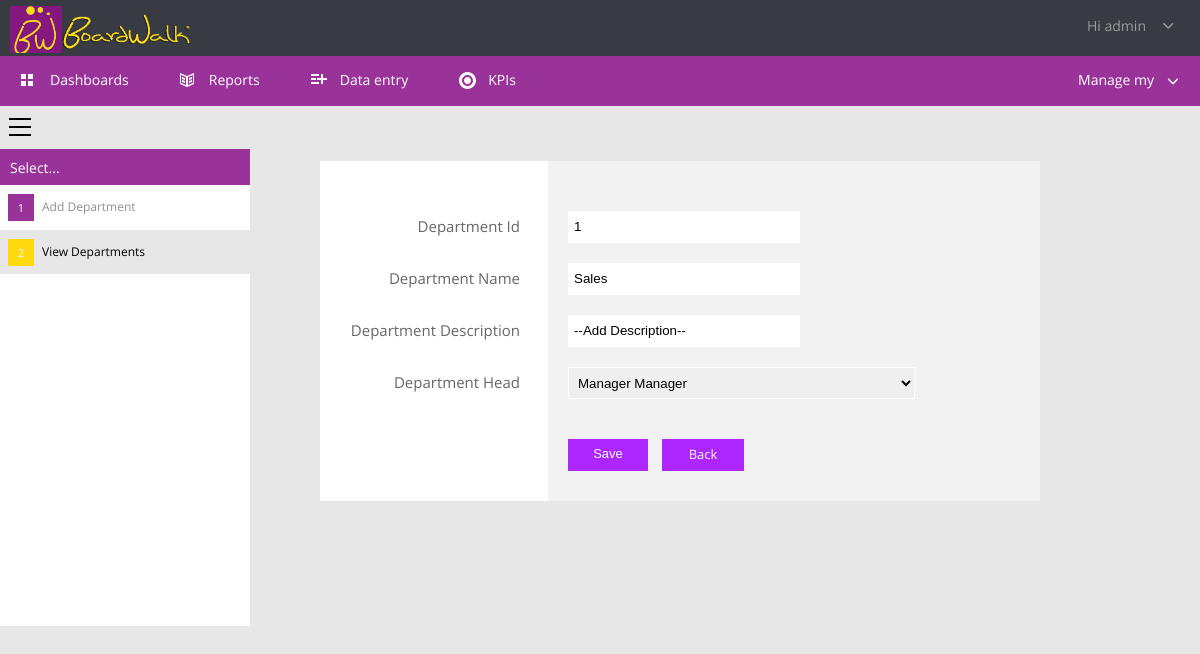
/admin/editdepartments.php?deptId=1 (signed in), run on the app's committed database.
### tables this page shows
CREATE TABLE IF NOT EXISTS `users` (
  `userId` int(11) NOT NULL AUTO_INCREMENT,
  `userFname` varchar(255) NOT NULL,
  `userLname` varchar(255) NOT NULL,
  `userName` varchar(30) NOT NULL,
  `Name` varchar(255) NOT NULL,
  `userEmail` varchar(60) NOT NULL,
  `userPass` varchar(255) NOT NULL,
  `userDate` date NOT NULL,
  `deptId` int(10) NOT NULL,
  `userRole` varchar(255) NOT NULL,
  `userType` int(50) NOT NULL,
  PRIMARY KEY (`userId`),
  UNIQUE KEY `userEmail` (`userEmail`)
);

CREATE TABLE IF NOT EXISTS `departments` (
  `deptId` int(2) NOT NULL AUTO_INCREMENT,
  `deptName` varchar(256) NOT NULL,
  `deptDesc` varchar(512) NOT NULL,
  `deptHead` varchar(256) NOT NULL,
  PRIMARY KEY (`deptId`)
);

### admin/editdepartments.php (the view, shortened to what this page needs)
<?php
    $res=mysql_query("SELECT * FROM users WHERE userId=".$_SESSION['user']);
    $userRow=mysql_fetch_array($res);
?>
<!DOCTYPE html>
<html>
<head>
    <link href="files/css.css" media="print" rel="stylesheet" type="text/css">
    <link href="files/css_003.css" rel="stylesheet" type="text/css">
    <link href="files/css_002.css" rel="stylesheet">
    <link href="files/dark.css" rel="stylesheet">
    <link href="files/blue.css" rel="stylesheet">
    <link href="css/bootstrap2.min.css" rel="stylesheet">
</head>
<body>
    <div class="header-status-bar">
        <span class="company-details" data-is-logo="true" style="background-image:url('logoo.png')"></span>
        <div>
            <a class="profile"><i class="small-profile" data-item-id="84908" data-size="30x30" style=
            "background-image:url('/Shared/_ProfileImage/84908?size=30x30')"></i><span>Hi
            <?php echo $userRow['userName']; ?></span><svg class="init" viewbox="-4 -6 22 22">
            <path d=
            "M1.8,0c0.2,0,0.4,0.1,0.6,0.2L7.2,5l4.7-4.7c0.3-0.3,0.9-0.3,1.2,0c0.2,0.2,0.2,0.4,0.2,0.6s-0.1,0.4-0.2,0.6L7.8,6.8 c-0.3,0.3-0.9,0.3-1.2,0L1.2,1.5c-0.3-0.3-0.3-0.9,0-1.2C1.4,0.1,1.6,0,1.8,0z"
            xmlns="http://www.w3.org/2000/svg">
            </path></svg></a>
        </div>
    </div>
    <div class="tab-menu screen">
        <ul class="tab-menu">
            <li>
                <a href="dashboards.php?deptId=1"><svg class="init">
                <path d="M6,7H1V2h5V7z M13,2H8v5h5V2z M6,9H1v5h5V9z M13,9H8v5h5V9z" xmlns="http://www.w3.org/2000/svg">
                </path></svg><span>Dashboards</span></a>
            </li>
            <li>
                <a href="reports.php?deptId=1"><svg class="init">
                <path d=
                "M8,4L1,1v11l7,3l7-3V1 M8,4 M7,13l-5-2V3l5,2V13z M14,11l-5,2V5l5-2V11z M3,5l3,1v2L3,7V5z M3,8l3,1v2l-3-1V8z M13,7l-3,1 V6l3-1V7z M13,10l-3,1V9l3-1V10z"
                xmlns="http://www.w3.org/2000/svg">
                </path></svg><span>Reports</span></a>
            </li>
            <li>
                <a href="dataentry.php?deptId=1"><svg class="init">
                <path d="M17,8h-4v4h-2V8H7V6h4V2h2v4h4V8z M1,4h8V2H1V4z M1,8h5V6H1V8z M1,12h8v-2H1V12z" xmlns=
                "http://www.w3.org/2000/svg">
                </path></svg><span>Data entry</span></a>
            </li>
            <li>
                <a href="kpi.php?deptId=1"><svg class="init">
                <path d=
                "M9.5,0C4.8,0,1,3.8,1,8.5C1,13.2,4.8,17,9.5,17S18,13.2,18,8.5C18,3.8,14.2,0,9.5,0z M9.5,14C6.5,14,4,11.5,4,8.5 C4,5.5,6.5,3,9.5,3S15,5.5,15,8.5C15,11.5,12.5,14,9.5,14z M13,8.5c0,1.9-1.6,3.5-3.5,3.5S6,10.4,6,8.5S7.6,5,9.5,5S13,6.6,13,8.5z"
                xmlns="http://www.w3.org/2000/svg">
                </path></svg><span>KPIs</span></a>
            </li>
        </ul>
        <div class="manage-my">
            <span>Manage my</span><svg class="init" viewbox="0 -9 24 24">
            <path d=
            "M1.8,0c0.2,0,0.4,0.1,0.6,0.2L7.2,5l4.7-4.7c0.3-0.3,0.9-0.3,1.2,0c0.2,0.2,0.2,0.4,0.2,0.6s-0.1,0.4-0.2,0.6L7.8,6.8 c-0.3,0.3-0.9,0.3-1.2,0L1.2,1.5c-0.3-0.3-0.3-0.9,0-1.2C1.4,0.1,1.6,0,1.8,0z"
            xmlns="http://www.w3.org/2000/svg">
            </path></svg>
        </div>
    </div>
    <div class="columns">
        <div class="columns-row">
            <div class="column-left">
                <a class="menu-button" href="#" title="Select"><svg class="init">
                <path style="fill: black;" d="M23,2H1V0h22V2z M23,8H1v2h22V8z M23,16H1v2h22V16z" xmlns="http://www.w3.org/2000/svg">
                </path></svg></a>
                <h4>Select...</h4>
                <a class="category" href="AddDepartments.php"><b>1</b><span>Add Department</span></a> <a class=
                "category selected"><b>2</b><span>View Departments</span></a>
            </div>
            <div class="column-right">
                <div class="reports-options screen">
                </div>
                <form action="" class="profile-picture surround" method="post">
                    <div class="field-table">
                        <div class="field-row">
                            <label></label>
                            <h3><?php
									$deptId = $_GET['deptId'];
									$sql = mysql_query("SELECT * FROM departments WHERE deptId='$deptId'");
									if(mysql_num_rows($sql) == 0){
										header("Location: viewdepartments.php");
									}else{
										$row = mysql_fetch_assoc($sql);
									}
                                    $oldhead = $row['deptHead'];
									?>
                            </h3>
                        </div>
                        <div class="field-row">
                            <label>Department Id</label>
                            <div>
                                <input name="deptId" placeholder="deptId" readonly type="text" value=
                                "<?php echo $row ['deptId']; ?>">
                            </div>
                        </div>
                        <div class="field-row">
                            <label>Department Name</label>
                            <div>
                                <input name="deptName" placeholder="Department Name" required="" type="text" value=
                                "<?php echo ucfirst($row ['deptName']); ?>" readonly>
                            </div>
                        </div>
                        <div class="field-row">
                            <label>Department Description</label>
                            <div>
                                <input name="deptDesc" placeholder="Description" required="" type="text" value=
                                "<?php echo $row ['deptDesc']; ?>">
                            </div>
                        </div>
                        <div class="field-row" id="deptHead">
                            <label for="deptHead">Department Head</label>
                            <div >
                                <select name="deptHead" id="deptHead">
                                    <?php
                                           echo ' <option value="'.$oldhead.'">'.$oldhead.'</option>
                                           ';
                                    ?>
                                </select>
                            </div>
                        </div>
                        <div class="submit-row">
                            <label>&nbsp;</label>
                            <div>
                                <input class="button-green" name="save" type="submit" value="Save"> <a class=
                                "button-green" href="viewdepartments.php">Back</a>
                            </div>
                        </div>
                    </div>
                </form>
            </div>
        </div>
    </div>
</body>
</html>

### admin/files/css.css (style rules this page uses)
html,body { min-width: 0; background-color: #fff !important; }
body { background-color: #fff !important; }
.screen { visibility: hidden !important; display: none !important; }
div.header-status-bar { height: 60px; padding: 10px 0 0 10px; min-width: 0; background: none; display: block; clear: both; }
div.header-status-bar>span { color: #000; font-size: 20px; width: auto; text-shadow: none; }
div.header-status-bar>div { visibility: hidden; display: none; }

### admin/files/dark.css (style rules this page uses)
div.header-status-bar { background-color:#383b42 }
div.header-status-bar>span { color:#fff }

### admin/files/blue.css (style rules this page uses)
div.tab-menu { background-color:#993399; }

### data on the page
users: userName "admin"
departments: deptId "1", deptName "Sales", deptDesc "--Add Description--", deptHead "Manager Manager"
